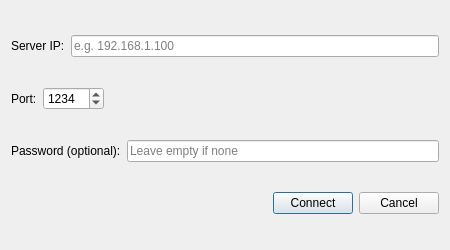
<?xml version="1.0" encoding="UTF-8"?>
<ui version="4.0">
 <class>JoinGameDialog</class>
 <widget class="QDialog" name="JoinGameDialog">
  <property name="geometry">
   <rect>
    <x>0</x>
    <y>0</y>
    <width>450</width>
    <height>250</height>
   </rect>
  </property>
  <property name="windowTitle">
   <string>Join Game</string>
  </property>
  <property name="modal">
   <bool>true</bool>
  </property>
  <layout class="QVBoxLayout" name="verticalLayout">
   <item>
    <layout class="QHBoxLayout" name="horizontalLayout_ip">
     <item>
      <widget class="QLabel" name="label_ip">
       <property name="text">
        <string>Server IP:</string>
       </property>
      </widget>
     </item>
     <item>
      <widget class="QLineEdit" name="ipEdit">
       <property name="placeholderText">
        <string>e.g. 192.168.1.100</string>
       </property>
      </widget>
     </item>
    </layout>
   </item>
   <item>
    <layout class="QHBoxLayout" name="horizontalLayout_port">
     <item>
      <widget class="QLabel" name="label_port">
       <property name="text">
        <string>Port:</string>
       </property>
      </widget>
     </item>
     <item>
      <widget class="QSpinBox" name="portSpin">
       <property name="minimum">
        <number>1024</number>
       </property>
       <property name="maximum">
        <number>65535</number>
       </property>
       <property name="value">
        <number>1234</number>
       </property>
      </widget>
     </item>
     <item>
      <spacer name="horizontalSpacer_port">
       <property name="orientation">
        <enum>Qt::Horizontal</enum>
       </property>
       <property name="sizeHint" stdset="0">
        <size>
         <width>40</width>
         <height>20</height>
        </size>
       </property>
      </spacer>
     </item>
    </layout>
   </item>
   <item>
    <layout class="QHBoxLayout" name="horizontalLayout_password">
     <item>
      <widget class="QLabel" name="label_password">
       <property name="text">
        <string>Password (optional):</string>
       </property>
      </widget>
     </item>
     <item>
      <widget class="QLineEdit" name="passwordEdit">
       <property name="echoMode">
        <enum>QLineEdit::Password</enum>
       </property>
       <property name="placeholderText">
        <string>Leave empty if none</string>
       </property>
      </widget>
     </item>
    </layout>
   </item>
   <item>
    <layout class="QHBoxLayout" name="horizontalLayout_buttons">
     <item>
      <spacer name="horizontalSpacer_buttons">
       <property name="orientation">
        <enum>Qt::Horizontal</enum>
       </property>
       <property name="sizeHint" stdset="0">
        <size>
         <width>40</width>
         <height>20</height>
        </size>
       </property>
      </spacer>
     </item>
     <item>
      <widget class="QPushButton" name="connectButton">
       <property name="text">
        <string>Connect</string>
       </property>
      </widget>
     </item>
     <item>
      <widget class="QPushButton" name="cancelButton">
       <property name="text">
        <string>Cancel</string>
       </property>
      </widget>
     </item>
    </layout>
   </item>
  </layout>
 </widget>
 <resources/>
 <connections/>
</ui>
